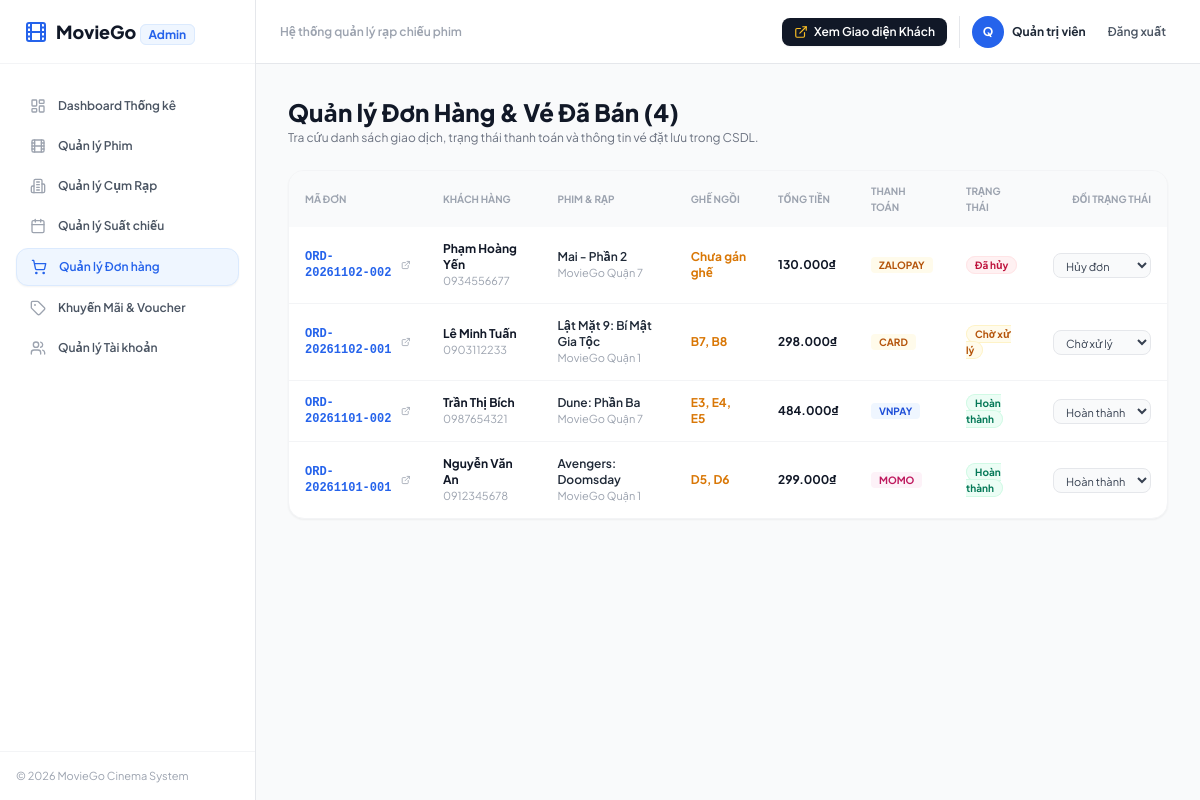
/admin/cinema/orders (signed in), run on the app's committed database.
### tables this page shows
CREATE TABLE users (
  id             INT UNSIGNED AUTO_INCREMENT PRIMARY KEY,
  full_name      VARCHAR(100) NOT NULL,
  email          VARCHAR(150) NOT NULL UNIQUE,
  phone          VARCHAR(20)  NULL,
  password_hash  VARCHAR(255) NOT NULL,
  role           ENUM('customer','admin') NOT NULL DEFAULT 'customer',
  points_balance INT UNSIGNED NOT NULL DEFAULT 0,
  total_spent    BIGINT UNSIGNED NOT NULL DEFAULT 0,
  created_at     TIMESTAMP NOT NULL DEFAULT CURRENT_TIMESTAMP
);

CREATE TABLE orders (
  id              INT UNSIGNED AUTO_INCREMENT PRIMARY KEY,
  code            VARCHAR(30) NOT NULL UNIQUE COMMENT 'vd ORD-20261101-001',
  user_id         INT UNSIGNED NULL COMMENT 'NULL = khách vãng lai',
  showtime_id     INT UNSIGNED NOT NULL,
  customer_name   VARCHAR(100) NOT NULL,
  customer_phone  VARCHAR(20)  NOT NULL,
  customer_email  VARCHAR(150) NULL,
  promotion_id    INT UNSIGNED NULL,
  tickets_total   INT UNSIGNED NOT NULL DEFAULT 0,
  combos_total    INT UNSIGNED NOT NULL DEFAULT 0,
  discount        INT UNSIGNED NOT NULL DEFAULT 0,
  points_used     INT UNSIGNED NOT NULL DEFAULT 0,
  points_discount INT UNSIGNED NOT NULL DEFAULT 0,
  points_earned   INT UNSIGNED NOT NULL DEFAULT 0,
  total           INT UNSIGNED NOT NULL DEFAULT 0,
  payment_method  ENUM('momo','vnpay','card','zalopay') NOT NULL DEFAULT 'momo',
  status          ENUM('pending','completed','cancelled') NOT NULL DEFAULT 'pending',
  expires_at      DATETIME NULL COMMENT 'hết hạn giữ ghế (10 phút)',
  created_at      DATETIME NOT NULL DEFAULT CURRENT_TIMESTAMP,
  INDEX idx_orders_status (status, created_at),
  FOREIGN KEY (user_id)      REFERENCES users(id)      ON DELETE SET NULL,
  FOREIGN KEY (showtime_id)  REFERENCES showtimes(id),
  FOREIGN KEY (promotion_id) REFERENCES promotions(id) ON DELETE SET NULL
);

CREATE TABLE movies (
  id           INT UNSIGNED AUTO_INCREMENT PRIMARY KEY,
  title        VARCHAR(200) NOT NULL,
  poster       VARCHAR(500) NULL,
  backdrop     VARCHAR(500) NULL,
  trailer_url  VARCHAR(500) NULL,
  description  TEXT NULL,
  duration     SMALLINT UNSIGNED NOT NULL COMMENT 'phút',
  rating       DECIMAL(3,1) NOT NULL DEFAULT 0.0 COMMENT 'thang 10',
  age_rating   VARCHAR(10) NOT NULL DEFAULT 'P' COMMENT 'P, T13, T16, T18',
  release_date DATE NULL,
  director     VARCHAR(150) NULL,
  cast_list    VARCHAR(500) NULL COMMENT 'diễn viên, cách nhau bằng dấu phẩy',
  language     VARCHAR(100) NULL,
  status       ENUM('now_showing','coming_soon','stopped') NOT NULL DEFAULT 'coming_soon',
  created_at   TIMESTAMP NOT NULL DEFAULT CURRENT_TIMESTAMP,
  INDEX idx_movies_status (status)
);

### app/Controllers/AdminCinemaController.php (called while the page is built, shortened)
<?php
class AdminCinemaController
{
    public function orders()
    {
        $pdo = Database::pdo();
        $orders = $pdo->query(
            "SELECT o.*, m.title AS movie_title, c.name AS cinema_name, s.starts_at,
                    GROUP_CONCAT(CONCAT(se.row_label, se.seat_number) SEPARATOR ', ') AS seats_list
             FROM orders o
             JOIN showtimes s ON s.id = o.showtime_id
             JOIN movies m ON m.id = s.movie_id
             JOIN screens sc ON sc.id = s.screen_id
             JOIN cinemas c ON c.id = sc.cinema_id
             LEFT JOIN order_seats os ON os.order_id = o.id
             LEFT JOIN seats se ON se.id = os.seat_id
             GROUP BY o.id
             ORDER BY o.created_at DESC"
        )->fetchAll();
        return view('admin/cinema/orders', compact('orders', 'msg'));
    }
}

### app/Config/database.php (called while the page is built)
<?php
return [
    'host'    => '127.0.0.1',
    'port'    => 3306,
    'name'    => 'cinema_db',
    'user'    => 'root',
    'pass'    => '',
    'charset' => 'utf8mb4',
];

### app/Core/Database.php (called while the page is built, shortened)
<?php
class Database
{
    private static ?PDO $pdo = null;
    public static function pdo(): PDO
    {
        if (self::$pdo === null) {
            $c   = require __DIR__ . '/../Config/database.php';
            $dsn = "mysql:host={$c['host']};port={$c['port']};dbname={$c['name']};charset={$c['charset']}";
            self::$pdo = new PDO($dsn, $c['user'], $c['pass'], [
                PDO::ATTR_ERRMODE            => PDO::ERRMODE_EXCEPTION,
                PDO::ATTR_DEFAULT_FETCH_MODE => PDO::FETCH_ASSOC,
                PDO::ATTR_EMULATE_PREPARES   => false,
            ]);
        }
        return self::$pdo;
    }
}

### app/Core/helpers.php (called while the page is built, shortened)
<?php
function currentUser(): ?array
{
    try {
        $st = \App\Core\Database::pdo()->prepare('SELECT id, full_name, email, phone, role, points_balance, total_spent FROM users WHERE id = ? LIMIT 1');
        $st->execute([$_SESSION['user']['id']]);
        $u = $st->fetch();
        if ($u) {
            return $u;
        }
    } catch (\Throwable $e) {}
    return $_SESSION['user'] ?? null;
}
function isAdmin(): bool
{
    return (currentUser()['role'] ?? '') === 'admin';
}
function first_letter_upper(string $s): string
{
    if (!preg_match('/^./us', $s, $m)) {
        return '?';
    }
    return function_exists('mb_strtoupper') ? mb_strtoupper($m[0]) : strtoupper($m[0]);
}

### app/Views/admin/cinema/orders.php (the view, shortened to what this page needs)
<?php
$activeMenu = 'orders';
include __DIR__ . '/layouts/sidebar.php';
$orders = $orders ?? [];
?>
<div class="space-y-6">
  <div class="flex flex-col sm:flex-row sm:items-center sm:justify-between gap-4">
    <div>
      <h1 class="text-xl sm:text-2xl font-black text-gray-900">Quản lý Đơn Hàng & Vé Đã Bán (<?= count($orders) ?>)</h1>
      <p class="text-xs text-gray-500 mt-0.5">Tra cứu danh sách giao dịch, trạng thái thanh toán và thông tin vé đặt lưu trong CSDL.</p>
    </div>
  </div>
  <div class="bg-white rounded-2xl border border-gray-100 shadow-sm overflow-hidden">
    <div class="overflow-x-auto">
      <table class="w-full text-left text-xs">
        <thead class="bg-gray-50 text-gray-400 font-bold uppercase text-[10px]">
          <tr>
            <th class="py-3 px-4">Mã đơn</th>
            <th class="py-3 px-4">Khách hàng</th>
            <th class="py-3 px-4">Phim & Rạp</th>
            <th class="py-3 px-4">Ghế ngồi</th>
            <th class="py-3 px-4">Tổng tiền</th>
            <th class="py-3 px-4">Thanh toán</th>
            <th class="py-3 px-4">Trạng thái</th>
            <th class="py-3 px-4 text-right">Đổi trạng thái</th>
          </tr>
        </thead>
        <tbody class="divide-y divide-gray-100">
          <?php if (empty($orders)): ?>
            <tr><td colspan="8" class="py-8 text-center text-gray-400">Chưa có đơn hàng nào trong hệ thống.</td></tr>
          <?php else: ?>
            <?php foreach ($orders as $od): ?>
              <tr class="hover:bg-gray-50/80 transition-colors">
                <td class="py-3.5 px-4 font-mono font-bold text-blue-600">
                  <a href="/cinema/ticket?code=<?= urlencode($od['code']) ?>" target="_blank" class="hover:underline flex items-center gap-1">
                    <span><?= htmlspecialchars($od['code']) ?></span>
                    <i data-lucide="external-link" class="w-3 h-3 text-gray-400"></i>
                  </a>
                </td>
                <td class="py-3.5 px-4">
                  <strong class="text-gray-900 block"><?= htmlspecialchars($od['customer_name']) ?></strong>
                  <span class="text-gray-400 text-[11px]"><?= htmlspecialchars($od['customer_phone']) ?></span>
                </td>
                <td class="py-3.5 px-4">
                  <span class="font-semibold text-gray-800 block"><?= htmlspecialchars($od['movie_title']) ?></span>
                  <span class="text-gray-400 text-[11px]"><?= htmlspecialchars($od['cinema_name']) ?></span>
                </td>
                <td class="py-3.5 px-4 font-bold text-amber-600">
                  <?= htmlspecialchars($od['seats_list'] ?: 'Chưa gán ghế') ?>
                </td>
                <td class="py-3.5 px-4 font-bold text-gray-900"><?= number_format($od['total'], 0, ',', '.') ?>₫</td>
                <td class="py-3.5 px-4">
                  <span class="px-2 py-0.5 rounded text-[10px] font-bold uppercase <?= $od['payment_method'] === 'momo' ? 'bg-pink-50 text-pink-700' : ($od['payment_method'] === 'vnpay' ? 'bg-blue-50 text-blue-700' : 'bg-amber-50 text-amber-700') ?>">
                    <?= htmlspecialchars($od['payment_method']) ?>
                  </span>
                </td>
                <td class="py-3.5 px-4">
                  <?php if ($od['status'] === 'completed'): ?>
                    <span class="px-2 py-0.5 rounded-full text-[10px] font-bold bg-emerald-50 text-emerald-700 border border-emerald-100">Hoàn thành</span>
                  <?php elseif ($od['status'] === 'pending'): ?>
                    <span class="px-2 py-0.5 rounded-full text-[10px] font-bold bg-amber-50 text-amber-700 border border-amber-100">Chờ xử lý</span>
                  <?php else: ?>
                    <span class="px-2 py-0.5 rounded-full text-[10px] font-bold bg-rose-50 text-rose-700 border border-rose-100">Đã hủy</span>
                  <?php endif; ?>
                </td>
                <td class="py-3.5 px-4 text-right">
                  <form method="post" action="/admin/cinema/orders" class="inline-flex items-center gap-1">
                    <select name="status" onchange="this.form.submit()" class="bg-gray-50 border border-gray-200 rounded-lg px-2 py-1 text-[11px] text-gray-700 focus:outline-none focus:border-blue-600">
                      <option value="completed" <?= $od['status'] === 'completed' ? 'selected' : '' ?>>Hoàn thành</option>
                      <option value="pending" <?= $od['status'] === 'pending' ? 'selected' : '' ?>>Chờ xử lý</option>
                      <option value="cancelled" <?= $od['status'] === 'cancelled' ? 'selected' : '' ?>>Hủy đơn</option>
                    </select>
                  </form>
                </td>
              </tr>
            <?php endforeach; ?>
          <?php endif; ?>
        </tbody>
      </table>
    </div>
  </div>
</div>
<?php include __DIR__ . '/layouts/footer.php'; ?>

### app/Views/admin/cinema/layouts/sidebar.php (shortened to what this page needs)
<?php
$activeMenu = $activeMenu ?? 'dashboard';
$h = fn($v) => htmlspecialchars((string) $v, ENT_QUOTES, 'UTF-8');
$menuItems = [
  'dashboard'  => ['Dashboard Thống kê', '/admin/cinema',           'layout-dashboard'],
  'movies'     => ['Quản lý Phim',        '/admin/cinema/movies',    'film'],
  'cinemas'    => ['Quản lý Cụm Rạp',     '/admin/cinema/cinemas',   'building-2'],
  'showtimes'  => ['Quản lý Suất chiếu',  '/admin/cinema/showtimes',  'calendar'],
  'orders'     => ['Quản lý Đơn hàng',    '/admin/cinema/orders',     'shopping-cart'],
  'promotions' => ['Khuyến Mãi & Voucher','/admin/cinema/promotions', 'tag'],
  'users'      => ['Quản lý Tài khoản',   '/admin/cinema/users',      'users'],
];
?>
<!DOCTYPE html>
<html lang="vi">
<head>
  <script src="https://cdn.tailwindcss.com"></script>
</head>
<body class="bg-gray-50 text-gray-800 antialiased min-h-screen">
<div class="flex h-screen overflow-hidden">
  <aside id="admin-sidebar" class="w-64 bg-white border-r border-gray-200 flex flex-col shrink-0 transition-transform duration-200 fixed lg:static inset-y-0 left-0 z-30 -translate-x-full lg:translate-x-0">
    <div class="h-16 flex items-center justify-between px-6 border-b border-gray-100">
      <a href="/admin/cinema" class="flex items-center gap-2 font-black text-lg text-gray-900">
        <i data-lucide="film" class="w-6 h-6 text-blue-600"></i>
        <span>MovieGo <span class="text-xs text-blue-600 font-bold bg-blue-50 px-2 py-0.5 rounded-md border border-blue-100">Admin</span></span>
      </a>
    </div>
    <nav class="flex-1 px-4 py-6 space-y-1 overflow-y-auto">
      <?php foreach ($menuItems as $key => [$label, $url, $icon]):
        $isActive = ($activeMenu === $key);
      ?>
        <a href="<?= $url ?>" class="flex items-center gap-3 px-3.5 py-2.5 rounded-xl text-xs font-semibold transition-all <?= $isActive ? 'bg-blue-50 text-blue-600 shadow-sm border border-blue-100' : 'text-gray-600 hover:bg-gray-50 hover:text-gray-900' ?>">
          <i data-lucide="<?= $icon ?>" class="w-4 h-4 <?= $isActive ? 'text-blue-600' : 'text-gray-400' ?>"></i>
          <span><?= $label ?></span>
        </a>
      <?php endforeach; ?>
    </nav>
    <div class="p-4 border-t border-gray-100 text-[11px] text-gray-400">
      <p>© <?= date('Y') ?> MovieGo Cinema System</p>
    </div>
  </aside>
  <div class="flex-1 flex flex-col min-w-0 overflow-y-auto">
    <header class="h-16 bg-white border-b border-gray-200 flex items-center justify-between px-4 sm:px-6 shrink-0 sticky top-0 z-10">
      <div class="flex items-center gap-3">
        <span class="text-xs font-semibold text-gray-400 hidden sm:inline">Hệ thống quản lý rạp chiếu phim</span>
      </div>
      <div class="flex items-center gap-3">
        <a href="/cinema" class="inline-flex items-center gap-1.5 px-3 py-1.5 rounded-lg bg-gray-900 hover:bg-gray-800 text-white text-xs font-semibold shadow-sm transition-colors">
          <i data-lucide="external-link" class="w-3.5 h-3.5 text-amber-400"></i>
          <span>Xem Giao diện Khách</span>
        </a>
        <?php $__a = $_SESSION['user'] ?? null; $__name = $__a['full_name'] ?? 'Quản Trị Viên'; ?>
        <div class="flex items-center gap-2 pl-3 border-l border-gray-200">
          <div class="w-8 h-8 rounded-full bg-blue-600 text-white font-bold flex items-center justify-center text-xs">
            <?= $h(function_exists('first_letter_upper') ? first_letter_upper($__name) : 'A') ?>
          </div>
          <span class="text-xs font-bold text-gray-800 hidden sm:inline"><?= $h($__name) ?></span>
          <form method="post" action="/admin/logout" class="inline">
            <button type="submit" class="ml-1 px-2.5 py-1.5 rounded-lg text-xs font-semibold text-gray-600 hover:bg-gray-100 hover:text-red-600 transition-colors">Đăng xuất</button>
          </form>
        </div>
      </div>
    </header>
    <main class="p-4 sm:p-6 lg:p-8 flex-1">

### app/Views/admin/cinema/layouts/sidebar.php (style rules this page uses)
body { font-family: 'Plus Jakarta Sans', system-ui, -apple-system, sans-serif; }

### data on the page
users: full_name "Q", full_name "Quản trị viên"
orders: code "ORD-20261102-002", customer_name "Phạm Hoàng Yến", customer_phone "0934556677", movies.title "Mai - Phần 2", cinema_name "MovieGo Quận 7", seats_list "Chưa gán ghế", total "130.000", payment_method "ZALOPAY", shows "Đã hủy", status "Hủy đơn"
orders: code "ORD-20261102-001", customer_name "Lê Minh Tuấn", customer_phone "0903112233", movies.title "Lật Mặt 9: Bí Mật Gia Tộc", cinema_name "MovieGo Quận 1", seats_list "B7, B8", total "298.000", payment_method "CARD", shows "Chờ xử lý", status "Chờ xử lý"
orders: code "ORD-20261101-002", customer_name "Trần Thị Bích", customer_phone "0987654321", movies.title "Dune: Phần Ba", cinema_name "MovieGo Quận 7", seats_list "E3, E4, E5", total "484.000", payment_method "VNPAY", shows "Hoàn thành", status "Hoàn thành"
orders: code "ORD-20261101-001", customer_name "Nguyễn Văn An", customer_phone "0912345678", movies.title "Avengers: Doomsday", cinema_name "MovieGo Quận 1", seats_list "D5, D6", total "299.000", payment_method "MOMO", shows "Hoàn thành", status "Hoàn thành"

### other printed values
$label "Dashboard Thống kê"
$label "Quản lý Phim"
$label "Quản lý Cụm Rạp"
$label "Quản lý Suất chiếu"
$label "Quản lý Đơn hàng"
$label "Khuyến Mãi & Voucher"
$label "Quản lý Tài khoản"
count($orders) "4"
